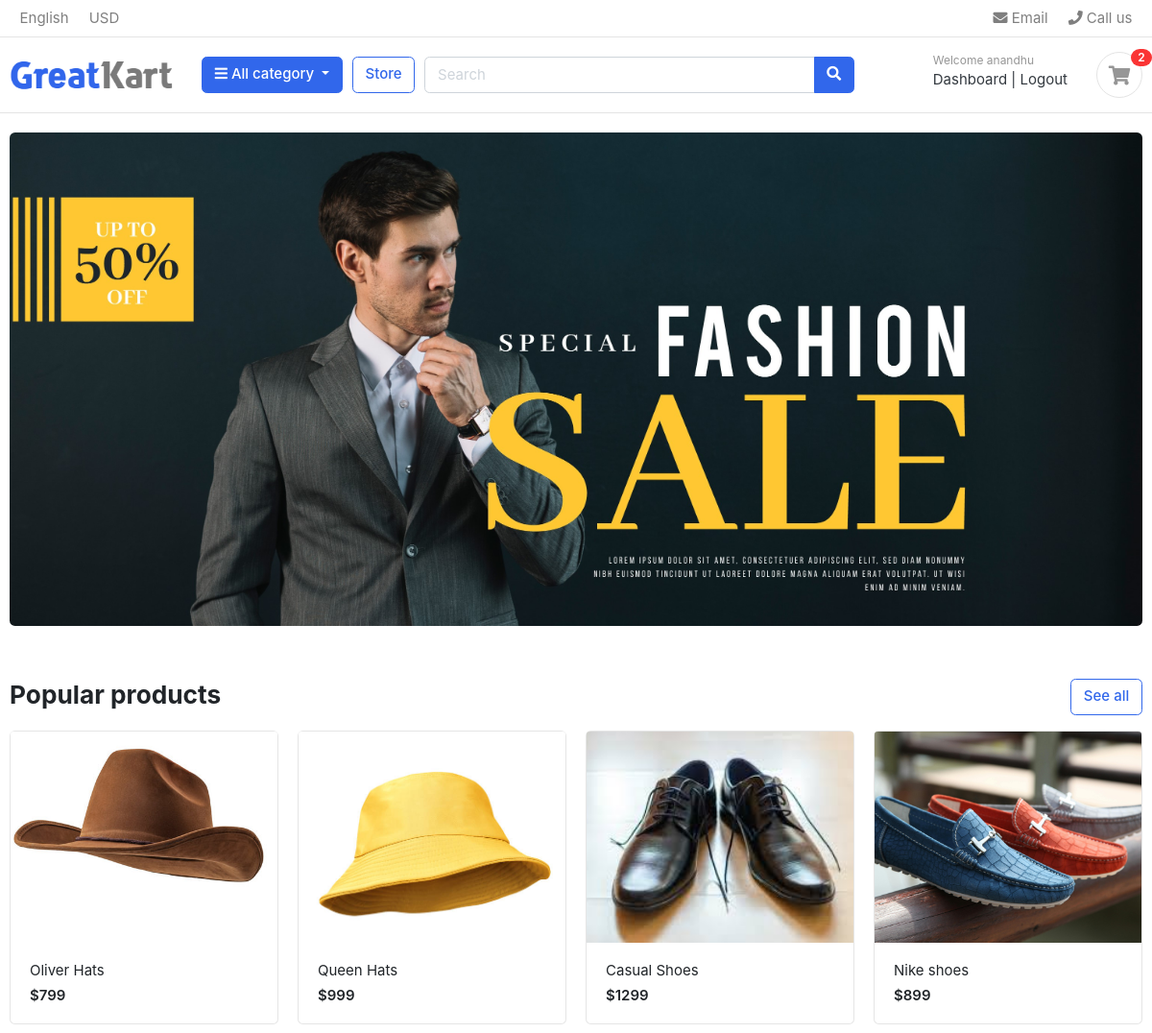
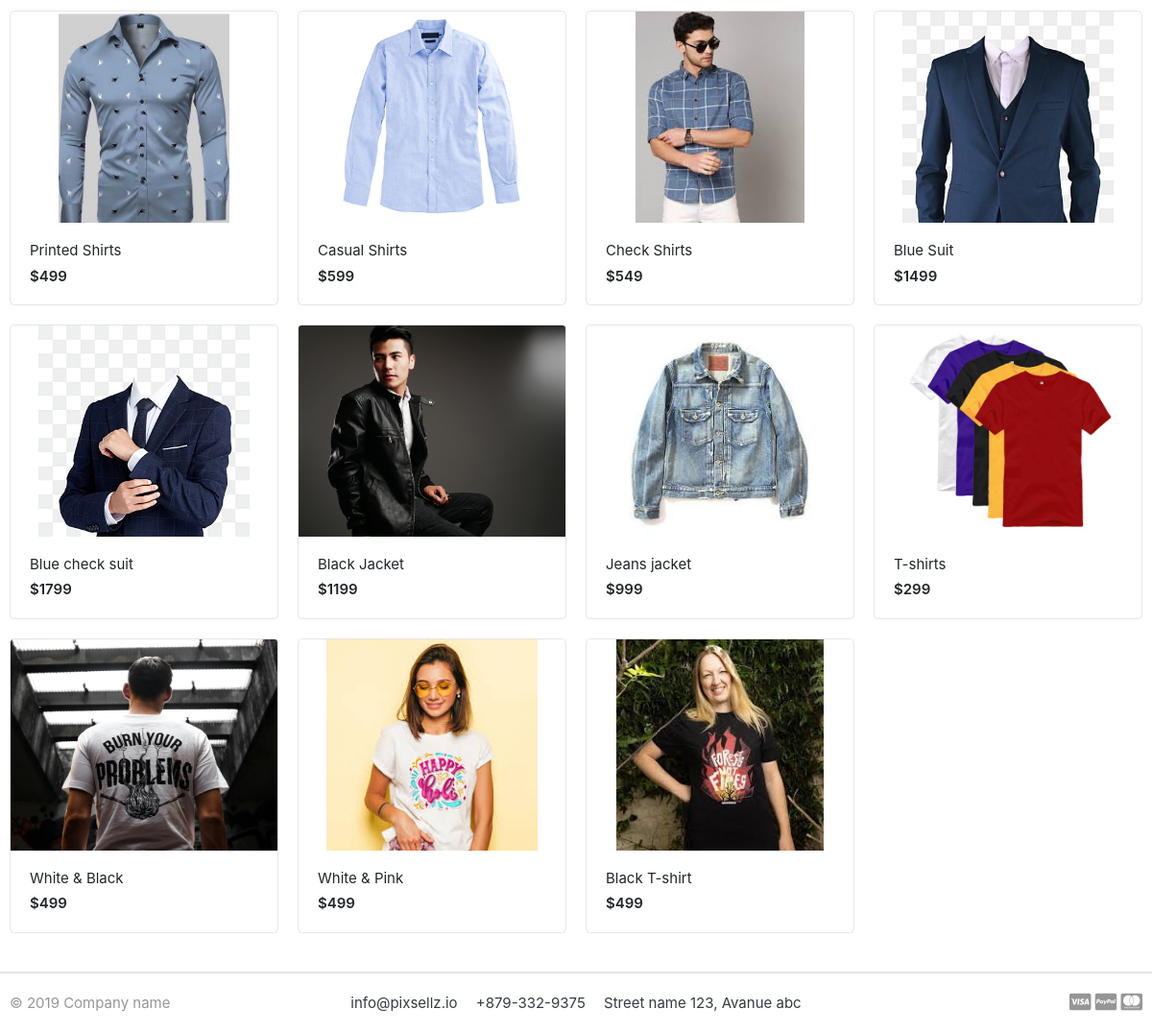
The page / (signed in) on the database its author committed (2 pictures, top to bottom).
### accounts/models.py (models this page shows, shortened)
class Account(AbstractBaseUser,PermissionsMixin):
    first_name = models.CharField(max_length=100)
    last_name = models.CharField(max_length=100)
    username = models.CharField(max_length=100,unique=True)
    email = models.CharField(max_length=100,unique=True)
    phn = models.CharField(max_length=100)
    date_joined = models.DateTimeField(auto_now_add=True)
    last_login = models.DateTimeField(auto_now_add=True)
    is_admin = models.BooleanField(default=False)
    is_staff = models.BooleanField(default=False)
    is_active = models.BooleanField(default=False)
    is_superadmin = models.BooleanField(default=False)
    pass
    USERNAME_FIELD = 'email'
    REQUIRED_FIELDS = ['username','first_name','last_name']
    objects = MyAccountManager()

### store/models.py (models this page shows, shortened)
class Product(models.Model):
    product_name = models.CharField(max_length=200,unique=True)
    slug = models.SlugField(max_length=200,unique=True)
    description =models.TextField(max_length=400,blank=True)
    price= models.IntegerField()
    images = models.ImageField(upload_to='photos/products')
    stock = models.IntegerField()
    is_available = models.BooleanField(default=True)
    category = models.ForeignKey(Category,on_delete=models.CASCADE)
    created_date = models.DateTimeField(auto_now_add=True)
    modified_date = models.DateTimeField(auto_now=True)
    def get_url(self):
        return reverse('product_detail',args=[self.category.slug,self.slug])

### shopping_app/views.py (the view)
# urls.py: path('',views.demo,name='demo'),
def demo(req):
    products = Product.objects.all().filter(is_available=True)
    return render(req,'index.html',{'products':products})

### cart/context_processors.py (called while the page is built)
def Counter(req):
    cart_count=0
    if 'admin' in req.path:
        return {}
    else:
        try:
            cart=Cart.objects.filter(cart_id =_cart_id(req))
            if req.user.is_authenticated:
                cart_item = CartItem.objects.all().filter(user=req.user)
            else:
                cart_item = CartItem.objects.all().filter(cart=cart[:1])
            for item in cart_item:
                cart_count += item.quantity
        except:
            cart_count=0
    return dict(cart_count=cart_count)

### cart/views.py (called while the page is built)
def _cart_id(req):
    cart = req.session.session_key
    if not cart:
        cart = req.session.create()
    return cart

### category/context_processors.py (called while the page is built)
def menu_links(req):
    links  = Category.objects.all()
    return dict(links=links)

### category/models.py (called while the page is built)
    def get_url(self):
        return reverse('product_by_category',args=[self.slug])

### templates/index.html
{% extends 'base.html' %}
{% load static %}
{% block content %}
<section class="section-intro padding-y-sm">
<div class="container">
<div class="intro-banner-wrap">
	<img src="{% static 'images/banners/landing.jpg' %}" class="img-fluid rounded">
</div>
</div>
</section>
<section class="section-name padding-y-sm">
<div class="container">
<header class="section-heading">
	<a href="{% url 'store' %}" class="btn btn-outline-primary float-right">See all</a>
	<h3 class="section-title">Popular products</h3>
</header>
<div class="row">
	{% for product in products %}
		<div class="col-md-3">
			<div class="card card-product-grid">
				<a href="{{product.get_url}}" class="img-wrap"> <img src="{{ product.images.url }}"> </a>
				<figcaption class="info-wrap">
					<a href="{{ product.get_url }}" class="title">{{product.product_name}}</a>
					<div class="price mt-1">${{product.price}}</div>
				</figcaption>
			</div>
		</div>
	{% endfor %}
</div>
</div>
</section>
{% endblock %}

### templates/includes/navbar.html (shortened to what this page needs)
{% load static %}
<header class="section-header">
    <nav class="navbar p-md-0 navbar-expand-sm navbar-light border-bottom">
    <div class="container">
      <div class="collapse navbar-collapse" id="navbarTop4">
        <ul class="navbar-nav mr-auto">
            <li class="nav-item dropdown">
                 <a href="#" class="nav-link">   English </a>
            </li>
            <li class="nav-item dropdown">
                <a href="#" class="nav-link"> USD </a>
            </li>
        </ul>
        <ul class="navbar-nav">
            <li><a href="#" class="nav-link"> <i class="fa fa-envelope"></i> Email </a></li>
            <li><a href="#" class="nav-link"> <i class="fa fa-phone"></i> Call us </a></li>
        </ul>
      </div>
    </div>
    </nav>
    <section class="header-main border-bottom">
        <div class="container">
    <div class="row align-items-center">
        <div class="col-lg-2 col-md-3 col-6">
            <a href="{% url 'store' %}" class="brand-wrap">
                <img class="logo" src="{% static './images/logo.png' %}">
            </a>
        </div>
        <div class="col-lg col-sm col-md col-6 flex-grow-0">
            <div class="category-wrap dropdown d-inline-block float-right">
                <button type="button" class="btn btn-primary dropdown-toggle" data-toggle="dropdown">
                    <i class="fa fa-bars"></i> All category
                </button>
            </div>
        </div>
        <a href="{% url 'store' %}" class="btn btn-outline-primary">Store</a>
        <div class="col-lg  col-md-6 col-sm-12 col">
            <form action="{% url 'search' %}" class="search" method="get" >
                <div class="input-group w-100">
                    <input type="text" class="form-control" style="width:60%;" placeholder="Search" name="keyword">
                    <div class="input-group-append">
                      <button class="btn btn-primary" type="submit">
                        <i class="fa fa-search"></i>
                      </button>
                    </div>
                </div>
            </form>
        </div>
        <div class="col-lg-3 col-sm-6 col-8 order-2 order-lg-3">
                    <div class="d-flex justify-content-end mb-3 mb-lg-0">
                        {% if user.id is None %}
                            <div class="widget-header">
                                <small class="title text-muted">Welcome guest!</small>
                                <div>
                                    <a href="{% url 'login' %}">Sign in</a> <span class="dark-transp"> | </span>
                                    <a href="{% url 'register' %}"> Register</a>
                                </div>
                            </div>
                        {% else %}
                        <div class="widget-header">
                            <small class="title text-muted">Welcome {{user.first_name}}</small>
                            <div>
                                <a href="{% url 'dashboard' %}">Dashboard</a> <span class="dark-transp"> | </span>
                                <a href="{% url 'logout' %}"> Logout</a>
                            </div>
                        </div>
                        {% endif %}
                        <a href="{% url 'cart' %}" class="widget-header pl-3 ml-3">
                            <div class="icon icon-sm rounded-circle border"><i class="fa fa-shopping-cart"></i></div>
                            <span class="badge badge-pill badge-danger notify">{{cart_count}}</span>
                        </a>
                    </div>
                </div>
    </div>
        </div>
    </section>
    </header>

### static/css/ui.css (style rules this page uses)
html { font-family: "Inter", sans-serif; font-size: 15px; }
.img-wrap { text-align: center; display: block; }
.img-wrap img { max-width: 100%; }
.icon-xs, .icon-sm, .icon-md, .icon-lg { display: inline-block; text-align: center; flex-shrink: 0; flex-grow: 0; }
.icon-sm { width: 48px; height: 48px; line-height: 48px !important; font-size: 20px; }
.padding-y-sm { padding-top: 20px; padding-bottom: 20px; }
.section-heading { margin-bottom: 20px; margin-top: 15px; }
.section-title { color: #212529; }
.header-main { position: relative; padding-top: 1rem; padding-bottom: 1rem; }
.brand-wrap .logo, .navbar-brand .logo { margin-right: 7px; max-height: 42px; display: inline-block; }
.widget-header { display: inline-block; vertical-align: middle; position: relative; }
.widget-header a { color: #343a40; }
.widget-header i { color: #969696; }
.widget-header .title { display: block; }
.widget-header .notify { position: absolute; top: -3px; right: -10px; }
[class*=card-product] a.title { color: #212529; display: block; }
[class*=card-product] .img-wrap { overflow: hidden; position: relative; }
[class*=card-product] .img-wrap img { height: 100%; max-width: 100%; width: auto; display: inline-block; -o-object-fit: cover; object-fit: cover; }
.card-product-grid { margin-bottom: 20px; }
.card-product-grid .img-wrap { border-radius: 0.2rem 0.2rem 0 0; height: 220px; }
.card-product-grid .info-wrap { overflow: hidden; padding: 18px 20px; }
.card .img-wrap { overflow: hidden; }
.notify { position: absolute; top: -4px; right: -10px; display: inline-block; padding: 0.25em 0.6em; font-size: 12px; line-height: 1; text-align: center; border-radius: 3rem; color: #fff; background-color: #fa3434; }
.price { font-weight: 600; color: #212529; }

### rows shown on the page
Account: first_name "anandhu"
Product: images (picture), product_name "Oliver Hats", price "799"
Product: images (picture), product_name "Queen Hats", price "999"
Product: images (picture), product_name "Casual Shoes", price "1299"
Product: images (picture), product_name "Nike shoes", price "899"
Product: images (picture), product_name "Printed Shirts", price "499"
Product: images (picture), product_name "Casual Shirts", price "599"
Product: images (picture), product_name "Check Shirts", price "549"
Product: images (picture), product_name "Blue Suit", price "1499"
Product: images (picture), product_name "Blue check suit", price "1799"
Product: images (picture), product_name "Black Jacket", price "1199"
Product: images (picture), product_name "Jeans jacket", price "999"
Product: images (picture), product_name "T-shirts", price "299"
Product: images (picture), product_name "White & Black", price "499"
Product: images (picture), product_name "White & Pink", price "499"
Product: images (picture), product_name "Black T-shirt", price "499"

### other values the page prints
{{ cart_count }} "2"
